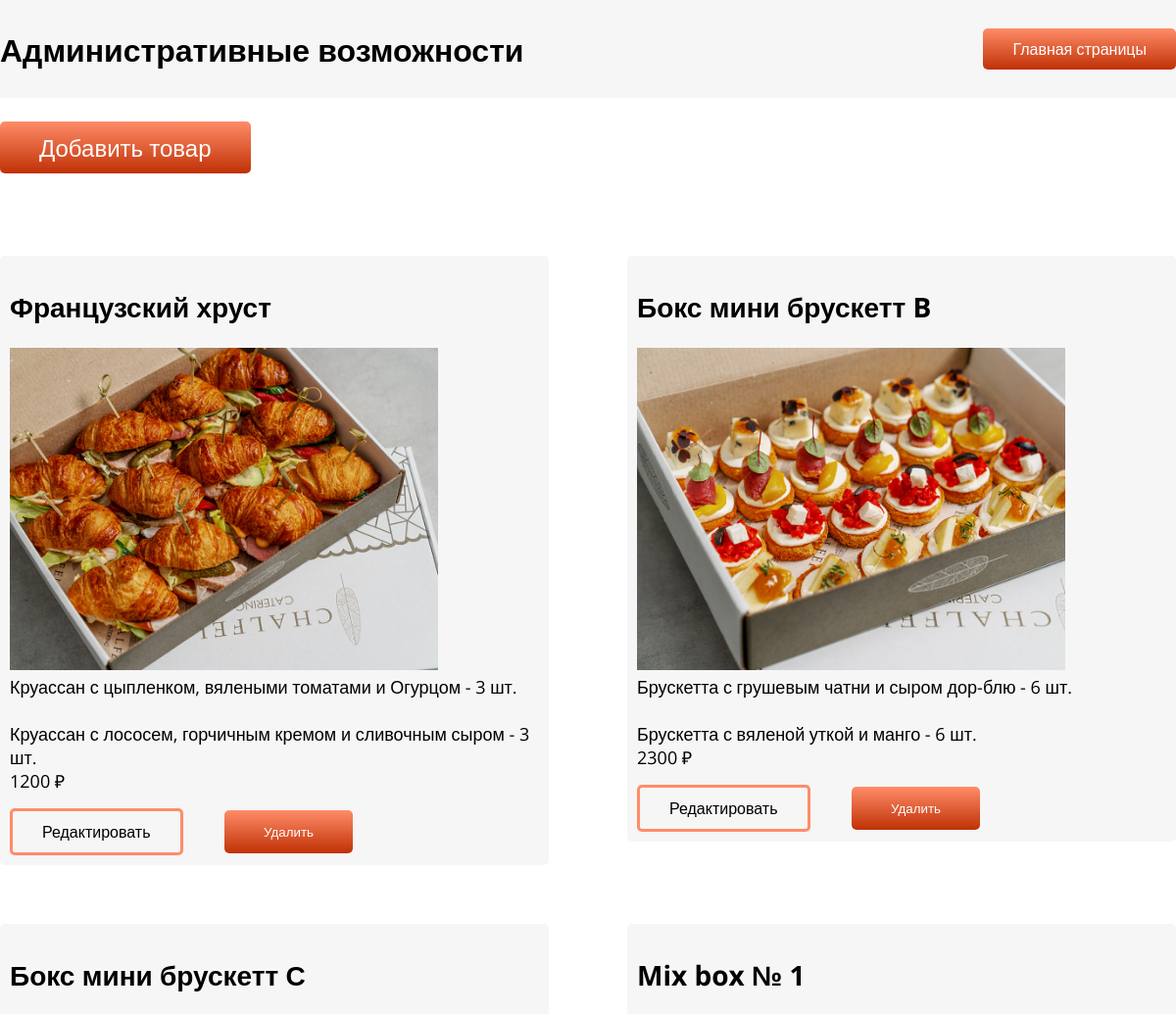
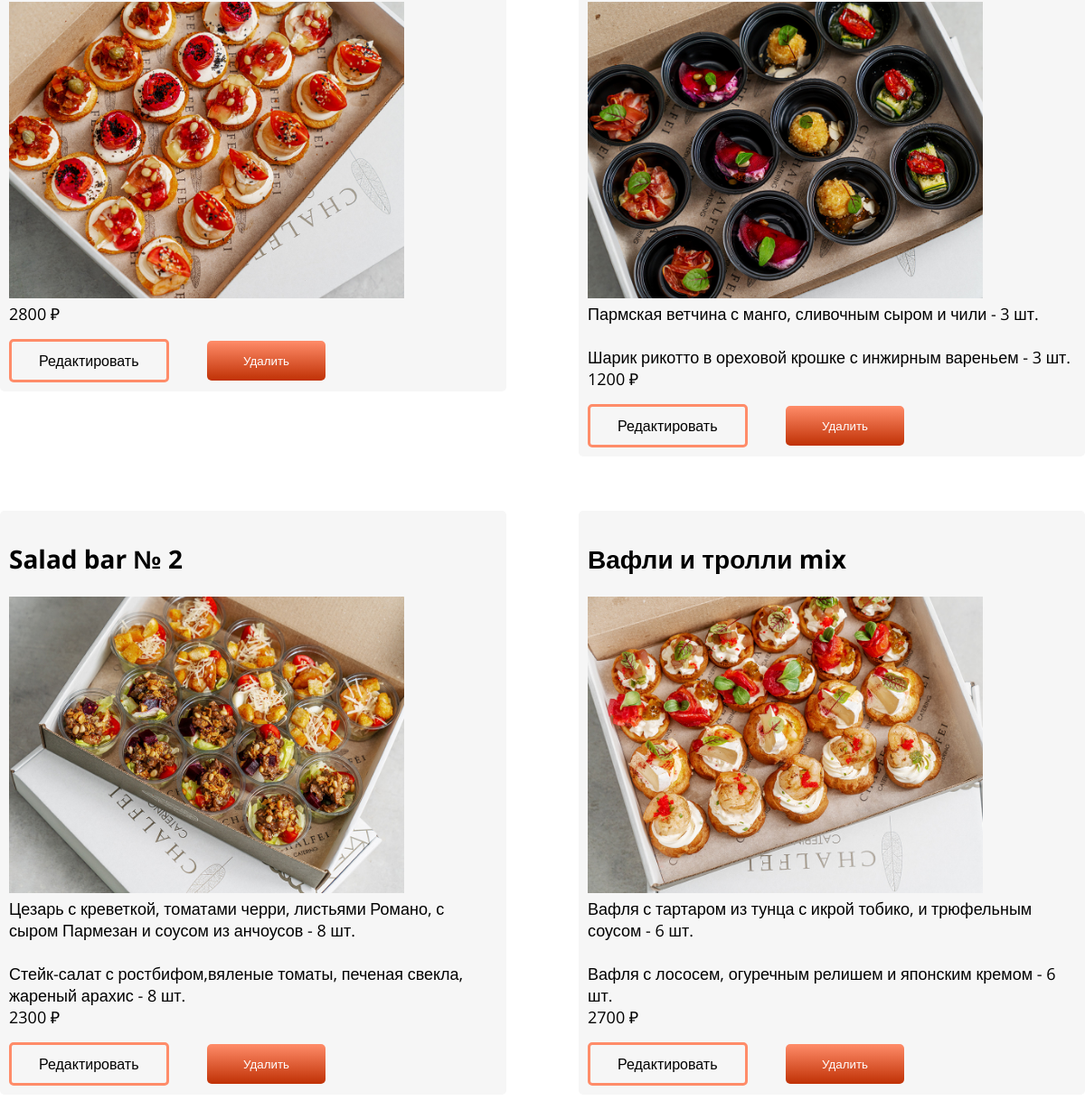
The app's page /admin/adminka.php with its own data (2 pictures, top to bottom).
### tables this page shows
CREATE TABLE `products` (
  `id` int NOT NULL,
  `image` varchar(255) NOT NULL,
  `name` varchar(255) NOT NULL,
  `description` varchar(1000) NOT NULL,
  `price` int NOT NULL
);

### admin/adminka.php (the view, shortened to what this page needs)
<?php
require_once '../db2.php';
$sql_products="SELECT * FROM `products`";
$result=$connect->query($sql_products);
$product = $result->fetch_all(MYSQLI_ASSOC);
?>
<!DOCTYPE html>
<html lang="en">
<head>
    <link rel="stylesheet" href="../assets/css/addeditdeletepage.css">
</head>
<body>
    <header>
        <div class="header">
            <h1>Административные возможности</h1>
            <a href="../index.php">Главная страницы</a>
        </div>
    </header>
    <main class="page_container">
        <section class="container_addform">
            <form action = "add.php" method = "post">
                <input class="form_button" type="submit" name="addButton1" value="Добавить товар">
            </form>
        </section>
        <section class="page__product product">
            <div class="product__container">
                <?php
                    foreach ($product as $value){
                    ?>
                    <div class="product__column">
                        <div class="product__body">
                            <h2 class="product__body-title"><?=$value['name']?></h1>
                            <img src="../assets/img/<?=$value["image"]?>" alt="">
                        </div>
                        <form action="delete.php" method="post" class="details__form">
                            <span class="details__price"><?=$value["description"]?></span>
                            <span class="details__price"><?=$value["price"]?> ₽</span>
                            <div class="btn-editdelete">
                                <a class="form__button" href="edit.php?id=<?=$value["id"]?>">Редактировать</a>
                                <input class="form__button" type="submit" name="delete__button" value="Удалить">
                            </div>
                        </form>
                    </div>
                    <?php
                    }
                    ?>
            </div>
        </section>
    </main>
</body>
</html>

### assets/css/addeditdeletepage.css (style rules this page uses)
* { list-style: none; text-decoration: none; color: black; font-family: 'Open Sans', sans-serif; }
body { margin: 0; }
header { background-color: #f6f6f6; }
.header { display: flex; align-items: center; margin-top: 10%; justify-content: space-between; height: 100px; width: 1200px; margin: 0 auto; }
header a { background: linear-gradient(180deg, #FF8C69 0%, #C03105 100%); padding: 10px 30px; border-radius: 5px; color: white; border: none; }
.container_addform { width: 1200px; margin: 2% auto; }
.form_button { padding: 20px 60px; border-radius: 5px; border: none; color: white; font-size: 24px; background: linear-gradient(180deg, #FF8C69 0%, #C03105 100%); cursor: pointer; }
.product__container { width: 1200px; margin: 0 auto; display: flex; justify-content: space-between; align-items: flex-start; align-content: stretch; flex-wrap: wrap; }
.product__column { width: 45%; height: 100%; margin-bottom: 5%; background-color: #f6f6f6; border-radius: 5px; padding: 10px; }
.product__body { width: 90%; }
.product__body-title { font-size: 28px; font-weight: 700; }
.product__body img { width: 90%; }
.details__price { display: flex; flex-direction: column; font-size: 18px; font-weight: 400; }
.btn-editdelete { display: flex; margin-top: 3%; align-items: center; justify-content: space-between; width: 350px; }
.btn-editdelete a { padding: 10px 30px; border-radius: 5px; border: 3px solid #FF8C69; }
.btn-editdelete input { padding: 13px 40px; background: linear-gradient(180deg, #FF8C69 0%, #C03105 100%); border-radius: 5px; color: white; cursor: pointer; border: none; }
.form_button { padding: 10px 40px; background: linear-gradient(180deg, #FF8C69 0%, #C03105 100%); border: none; border-radius: 5px; color: white; cursor: pointer; margin-bottom: 5%; }

### records on screen
products: name "Французский хруст", image (picture), description "Круассан с цыпленком, вялеными томатами и Огурцом - 3 шт. Круассан с лососем, горчичным кремом и сливочным сыром - 3 шт.", price "1200"
products: name "Бокс мини брускетт B", image (picture), description "Брускетта с грушевым чатни и сыром дор-блю - 6 шт. Брускетта с вяленой уткой и манго - 6 шт.", price "2300"
products: name "Бокс мини брускетт С", image (picture), price "2800"
products: name "Mix box № 1", image (picture), description "Пармская ветчина с манго, сливочным сыром и чили - 3 шт. Шарик рикотто в ореховой крошке с инжирным вареньем - 3 шт.", price "1200"
products: name "Salad bar № 2", image (picture), description "Цезарь с креветкой, томатами черри, листьями Романо, с сыром Пармезан и соусом из анчоусов - 8 шт. Стейк-салат с ростбифом,вяленые томаты, печеная свекла, жареный арахис - 8 шт.", price "2300"
products: name "Вафли и тролли mix", image (picture), description "Вафля с тартаром из тунца с икрой тобико, и трюфельным соусом - 6 шт. Вафля с лососем, огуречным релишем и японским кремом - 6 шт.", price "2700"
